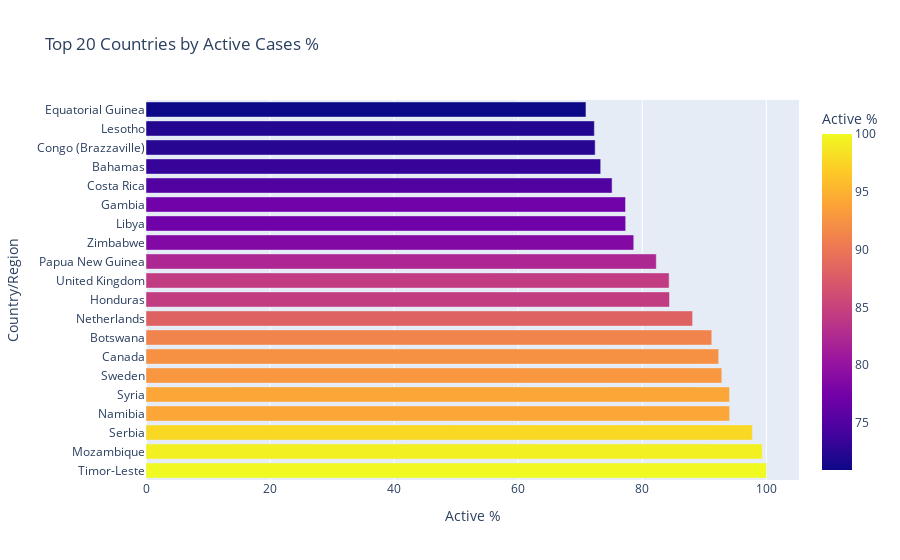

The notebook cell this image was saved under:
### Code cell
# النسبة المئوية للحالات النشطة لكل دولة
data['Active %'] = data['Active'] / data['Confirmed'] * 100

fig = px.bar(data.sort_values('Active %', ascending=False).head(20), 
             x='Active %', y='Country/Region', orientation='h', 
             color='Active %', title='Top 20 Countries by Active Cases %')
fig.show()

### Figure 1 — Plotly figure (JSON) as saved in the notebook; plotly's stock layout.template omitted (floating-point values rounded to 4 significant figures)
{"data": [{"alignmentgroup": "True", "hovertemplate": "Active %=%{marker.color}<br>Country/Region=%{y}<extra></extra>", "legendgroup": "", "marker": {"color": [100, 99.35, 97.75, 94.09, 94.07, 92.82, 92.32, 91.2, 88.11, 84.39, 84.33, 82.26, 78.62, 77.33, 77.3, 75.13, 73.3, 72.41, 72.28, 70.92], "coloraxis": "coloraxis", "pattern": {"shape": ""}}, "name": "", "offsetgroup": "", "orientation": "h", "showlegend": false, "textposition": "auto", "type": "bar", "x": [100, 99.35, 97.75, 94.09, 94.07, 92.82, 92.32, 91.2, 88.11, 84.39, 84.33, 82.26, 78.62, 77.33, 77.3, 75.13, 73.3, 72.41, 72.28, 70.92], "xaxis": "x", "y": ["Timor-Leste", "Mozambique", "Serbia", "Namibia", "Syria", "Sweden", "Canada", "Botswana", "Netherlands", "Honduras", "United Kingdom", "Papua New Guinea", "Zimbabwe", "Libya", "Gambia", "Costa Rica", "Bahamas", "Congo (Brazzaville)", "Lesotho", "Equatorial Guinea"], "yaxis": "y"}], "layout": {"autosize": true, "barmode": "relative", "coloraxis": {"colorbar": {"title": {"text": "Active %"}}, "colorscale": [[0, "#0d0887"], [0.1111, "#46039f"], [0.2222, "#7201a8"], [0.3333, "#9c179e"], [0.4444, "#bd3786"], [0.5556, "#d8576b"], [0.6667, "#ed7953"], [0.7778, "#fb9f3a"], [0.8889, "#fdca26"], [1, "#f0f921"]]}, "legend": {"tracegroupgap": 0}, "title": {"text": "Top 20 Countries by Active Cases %"}, "xaxis": {"anchor": "y", "autorange": true, "domain": [0, 1], "range": [0, 105.3], "title": {"text": "Active %"}, "type": "linear"}, "yaxis": {"anchor": "x", "autorange": true, "domain": [0, 1], "range": [-0.5, 19.5], "title": {"text": "Country/Region"}, "type": "category"}}}
